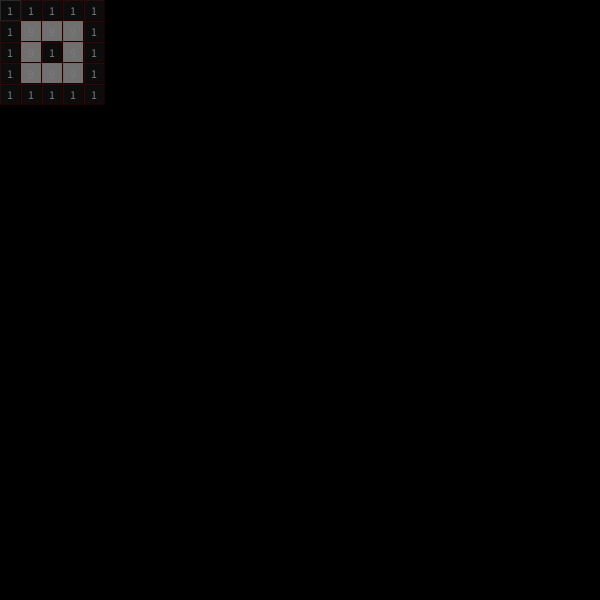
Frame 1 (no input)
Frame 60 (the mouse pressed at the canvas centre just before this capture): identical to frame 1, image omitted
Frame 120 (the mouse held since frame 60 and released just before this capture): identical to frame 1, image omitted

The Processing sketch that drew this single still picture (run headless with seeded random() and noise(); from frame 60 on, the mouse is pressed at the canvas centre):

// Processing sketch: day11
// ── day11.pde
int lightSize = 5;
int padding = 1;
int gridWidth = 6;
int gridHeight = 6;
int curStep = 0;
int curLine = 0;
int flashCount = 0;
Light[][] lights;

void setup() {
  size(600, 600);
  loadState2();
}

void keyPressed() {
  if(keyCode == TAB) {
    loadState2();
  } else {
    step();
  }
}

 
void setupGrid() {
  lights = new Light[gridHeight][gridWidth];
  
  for(int i = 0; i < gridHeight; i++) {
    for(int j = 0; j < gridWidth; j++) {
      int x = j * (lightSize + padding);
      int y = i * (lightSize + padding);
      Light light = new Light(x, y);
      lights[i][j] = light;
      
      if(i > 0) {
        light.attachTo(lights[i-1][j]);
        
        if(j > 0) {
          //Diagonal up left
          light.attachTo(lights[i-1][j-1]);
        }
        if(j < gridWidth - 1) {
          //Diagonal up right
          light.attachTo(lights[i-1][j+1]);
        }
      }
      if(j > 0) {
        light.attachTo(lights[i][j-1]);
      }
    }
  }
}

void step() {
  int totalFlashes = 0;
  
  // All of the lights update simultaneously; they all consider the same current state before moving to the next.
  for(int i = 0; i < gridHeight; i++) {
    for(int j = 0; j < gridWidth; j++) {
      lights[j][i].updateCharge();
    }
  }
  
  int newFlashes = 1;
  while(newFlashes > 0) {
    newFlashes = 0;
    
    for(int i = 0; i < gridHeight; i++) {
      for(int j = 0; j < gridWidth; j++) {
        boolean flashed = lights[j][i].check();
        if(flashed) {
          newFlashes += 1;
        }
      }
    }
    totalFlashes += newFlashes;
  }
  
  curStep +=1;
  
  flashCount += totalFlashes;
  
  println("Step " + curStep + ": +" + totalFlashes + " =  " + flashCount + " Total");
}

void draw() {
  background(0);
  
  stroke(255);
  fill(255);
  strokeWeight(0);
  
  for(int i = 0; i < gridHeight; i++) {
    for(int j = 0; j < gridWidth; j++) {
      Light l = lights[j][i];
      
      if(l.on) {
        fill(255);
      } else {
        fill(map(l.charge, 0, 8, 0, 100));
      }
      
      rect(l.x, l.y, lightSize, lightSize);
      
      /* Debug Draw neighbour count */
      stroke(255,0,0);
      strokeWeight(1);
      fill(122);
      text(""+l.charge, l.x + 7, l.y+15);
      strokeWeight(0);
      /* */
    }
  }
  
  /* Debug Draw selected
  Light l2 = lights[3][4];
  stroke(0,255, 0);
  strokeWeight(1);
  fill(255,0.2);
  rect(l2.x, l2.y, lightSize, lightSize);
  stroke(0,0,255);
  for(Light l : l2.neighbours) {
    rect(l.x, l.y, lightSize, lightSize);
  }
  */
  
  // step();
}

void loadLine(String line) {
  for(int i = 0; i < line.length(); i++) {
    lights[curLine][i].charge = Character.getNumericValue(line.charAt(i)); 
  }
  
  curLine += 1;
}

void loadState1() {
  gridWidth = 10;
  gridHeight = 10;
  lightSize = 20;
  setupGrid();
  
  curStep = 0;
  curLine = 0;
  flashCount = 0;
  
  loadLine("5483143223");
  loadLine("2745854711");
  loadLine("5264556173");
  loadLine("6141336146");
  loadLine("6357385478");
  loadLine("4167524645");
  loadLine("2176841721");
  loadLine("6882881134");
  loadLine("4846848554");
  loadLine("5283751526");
}

void loadState2() {
  gridWidth = 5;
  gridHeight = 5;
  lightSize = 20;
  setupGrid();
  
  curStep = 0;
  curLine = 0;
  flashCount = 0;
  
  loadLine("11111");
  loadLine("19991");
  loadLine("19191");
  loadLine("19991");
  loadLine("11111");
  
}

// ── Light.pde
class Light {
  public int x;
  public int y;
  public int charge = 0;
  public boolean on = false;
  
  public ArrayList<Light> neighbours;
  
  public Light(int x, int y) {
    this.x = x;
    this.y = y;
    
    neighbours = new ArrayList(8);
  }
  
  public void attachTo(Light other) {
    this.neighbours.add(other);
    other.neighbours.add(this);
  }
  
  public void updateCharge() {   
    this.on = false;
    this.charge += 1; 
  }
  
  public boolean check() {
    if(this.charge > 9) {
      this.on = true;
      this.charge = 0;
      for(Light light : neighbours) {
        light.charge += 1;
      }
      
      return true;
    }
    
    return false;
  }
}
